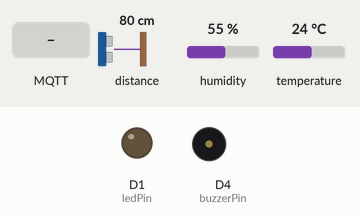
Recording of a sketch running on a simulated ESP8266 (NodeMCU). On the bench: output pins drawn as LEDs (lit = HIGH), buzzer (waves = sounding). Wiring (inferred from the names in the program): ultrasonic range finder: trigger D2; echo D3. The inputs (shaded band) are chosen by the test bench; at power-on: distance to the obstacle 80 cm, humidity 55 %, temperature 24 °C. The echo pulse lasts 58.3 µs per cm; WiFi joins after 1.5 s; servers stay silent unless stated; no MQTT or app messages arrive unless stated; pins used as bus, display or sensor lines are not drawn.

Above: at 3.2 s.
3.3 s: distance to the obstacle set to 53 cm
5.3 s: distance to the obstacle set to 48 cm
At 6.5 s:
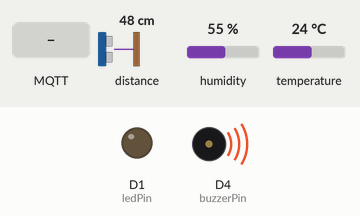
7.6 s: MQTT message "1" arrives on the first subscribed topic
At 9.1 s:
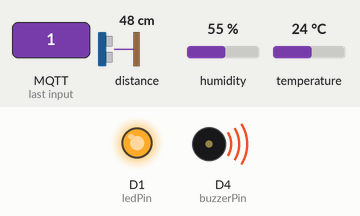
9.6 s: distance to the obstacle set to 60 cm
At 10.5 s:
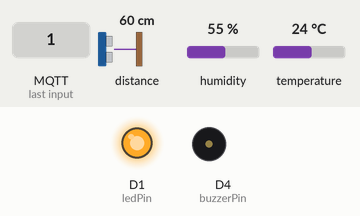
11.6 s: distance to the obstacle set to 2 cm
At 13.0 s:
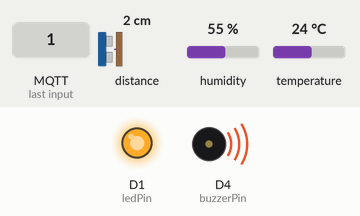
13.7 s: distance to the obstacle set to 120 cm
At 14.5 s:
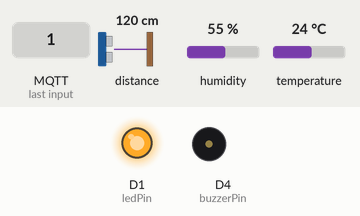
Timing chart, 0 to 16.7 s (numbered marks = the images above; inputs shaded):
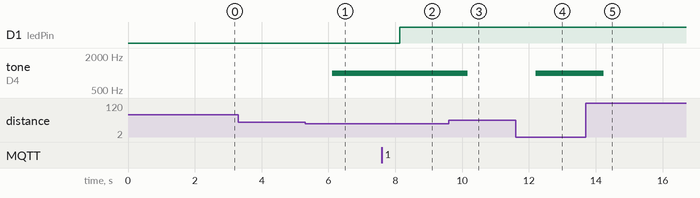

Measured:
- the behaviour switches between 51 and 50 cm on distance to the obstacle (found by bisection; images 0 and 1)
- after the input at 3.3 s, every drawn part: stays the same
- after the input at 5.3 s, tone on D4 (buzzerPin): silent → 1000 Hz after 0.82 s
- after the input at 7.6 s, D1 (ledPin): LOW → HIGH after 0.54 s
- after the input at 9.6 s, tone on D4 (buzzerPin): 1000 Hz → silent after 0.57 s
- after the input at 11.6 s, tone on D4 (buzzerPin): silent → 1000 Hz after 0.60 s
- after the input at 13.7 s, tone on D4 (buzzerPin): 1000 Hz → silent after 0.53 s

The sketch:

CN_Project.ino
```cpp
#include <ESP8266WiFi.h>
#include <PubSubClient.h>
#include <DHT.h>

const char* ssid = "Recovery";
const char* password = "a1b2c3d4e5";
const char* mqttServer = "192.168.188.74";
const int mqttPort = 1883;
const char* mqttUser = "Shanmukh";
const char* mqttPassword = "mosquittosucks";

const char* ledTopic = "home/led";
const char* distanceTopic = "home/distance";
const char* intrusionTopic = "home/intrusion";
const char* temperatureTopic = "home/temperature";
const char* humidityTopic = "home/humidity";

const int trigPin = D2;
const int echoPin = D3;
const int ledPin = D1;
const int buzzerPin = D4;
const int dhtPin = D5;

#define DHTTYPE DHT11
DHT dht(dhtPin, DHTTYPE);

WiFiClient espClient;
PubSubClient client(espClient);

int distance;
bool intrusionDetected = false;

void setupWiFi() {
  WiFi.begin(ssid, password);
  while (WiFi.status() != WL_CONNECTED) {
    delay(1000);
  }
}

void setupMQTT() {
  client.setServer(mqttServer, mqttPort);
  client.setCallback(mqttCallback);
}

void mqttCallback(char* topic, byte* payload, unsigned int length) {
  if (strcmp(topic, ledTopic) == 0) {
    if (payload[0] == '1') {
      digitalWrite(ledPin, HIGH);
    } else if (payload[0] == '0') {
      digitalWrite(ledPin, LOW);
    }
  }
}

void reconnect() {
  while (!client.connected()) {
    if (client.connect("ESP8266_Client", mqttUser, mqttPassword)) {
      client.subscribe(ledTopic);
    } else {
      delay(5000);
    }
  }
}

int measureDistance() {
  digitalWrite(trigPin, LOW);
  delayMicroseconds(2);
  digitalWrite(trigPin, HIGH);
  delayMicroseconds(10);
  digitalWrite(trigPin, LOW);
  long duration = pulseIn(echoPin, HIGH);
  return duration * 0.034 / 2;
}

void publishData() {
  distance = measureDistance();
  if (distance > 0) {
    client.publish(distanceTopic, String(distance).c_str());
    if (distance < 50) {
      if (!intrusionDetected) {
        intrusionDetected = true;
        client.publish(intrusionTopic, "Intrusion detected!");
        tone(buzzerPin, 1000);
      }
    } else {
      if (intrusionDetected) {
        intrusionDetected = false;
        client.publish(intrusionTopic, "Intrusion cleared");
        noTone(buzzerPin);
      }
    }
  }
  float temp = dht.readTemperature();
  float hum = dht.readHumidity();
  if (!isnan(temp) && !isnan(hum)) {
    client.publish(temperatureTopic, String(temp).c_str());
    client.publish(humidityTopic, String(hum).c_str());
  }
}

void setup() {
  Serial.begin(9600);
  pinMode(ledPin, OUTPUT);
  pinMode(buzzerPin, OUTPUT);
  pinMode(trigPin, OUTPUT);
  pinMode(echoPin, INPUT);
  dht.begin();
  setupWiFi();
  setupMQTT();
}

void loop() {
  if (!client.connected()) {
    reconnect();
  }
  client.loop();
  publishData();
  delay(2000);
}
```
